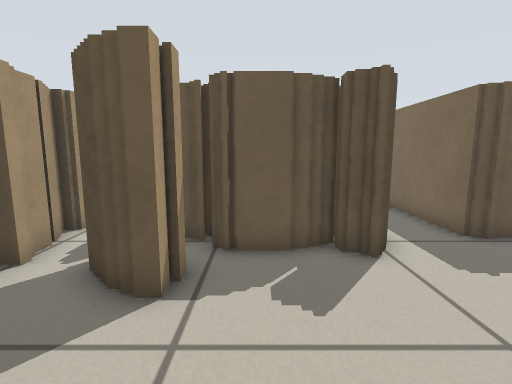
View 1 (above)

21 first-person views from a walk through a world built for the Player/Stage simulator. The camera is 0.57 m above the floor, tilts 8° down and sees 85° across. The lines on the ground mark 1 m squares. The floor is counted in squares, 0.25 m on a side. Each view is taken from the middle of a square. On the plan, view 1 faces up. The plan holds only what a view shows up to about 17 squares ahead; the rest is blank. The place goes on beyond the plan. Robots are left out.

View 2
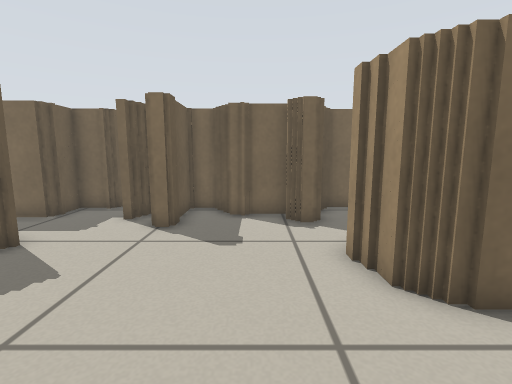

View 3
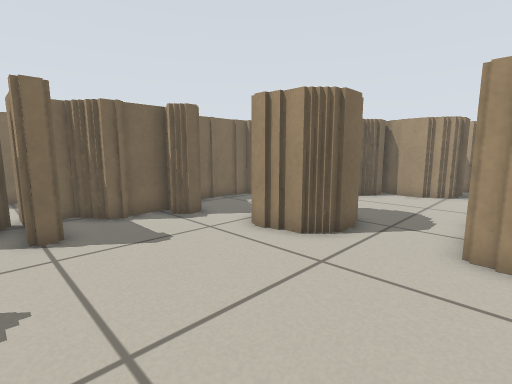

View 4
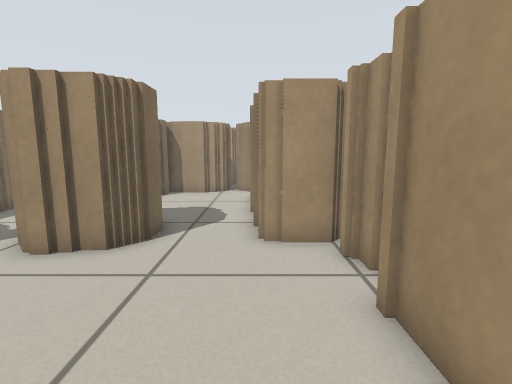

View 5
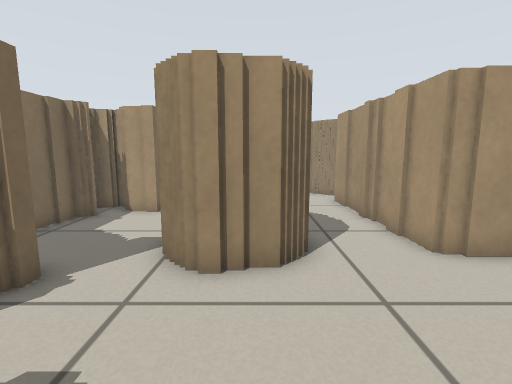

View 6
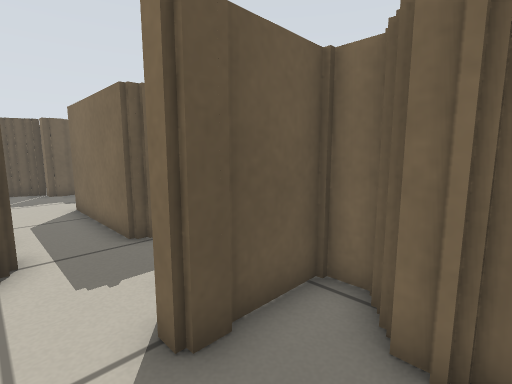

View 7
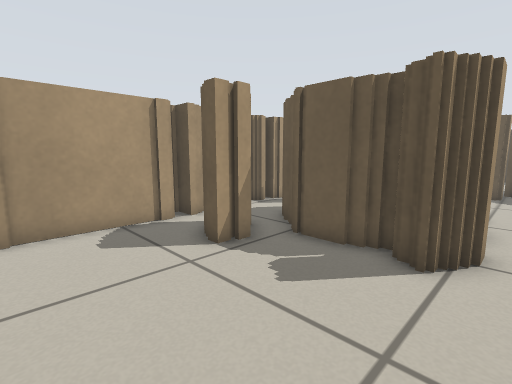

View 8
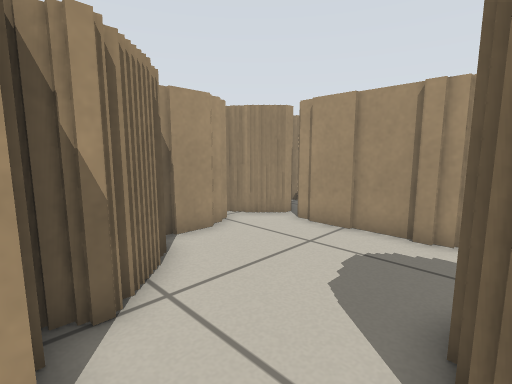

View 9
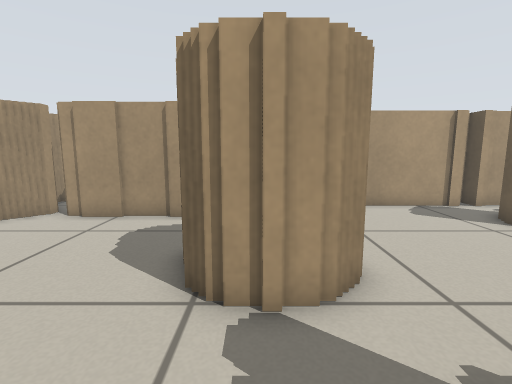

View 10
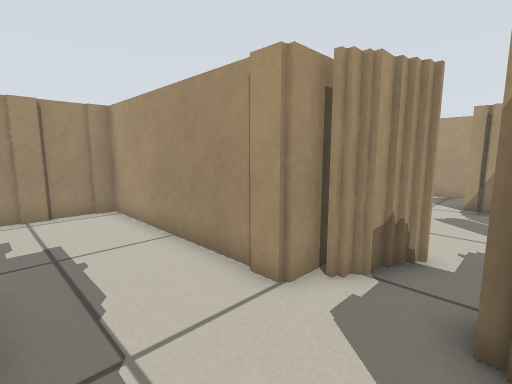

View 11
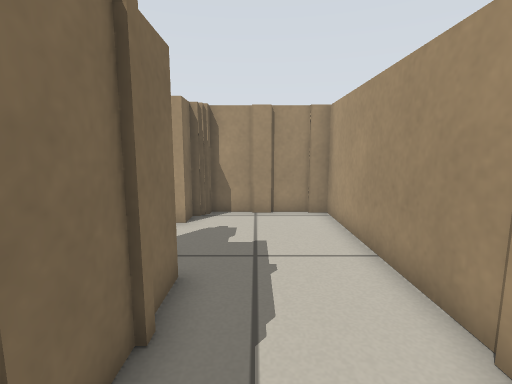

View 12
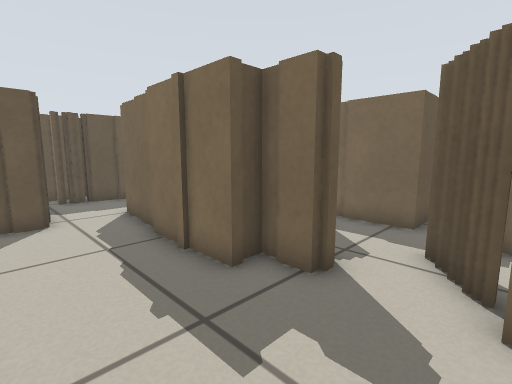

View 13
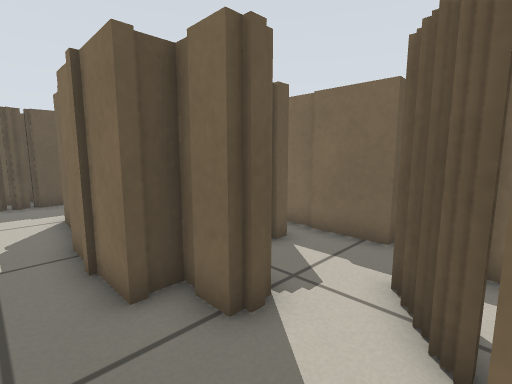

View 14
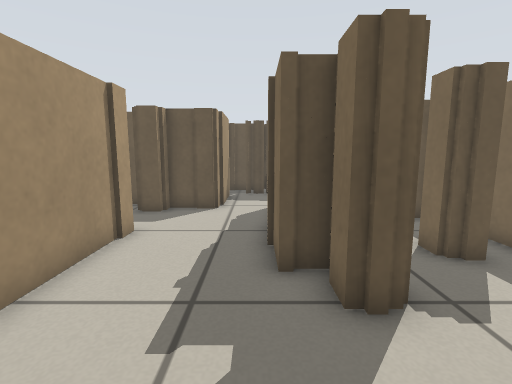

View 15
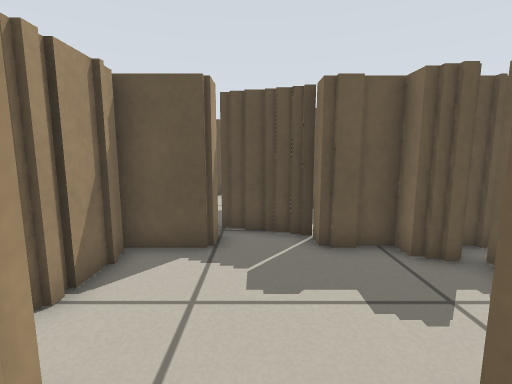

View 16
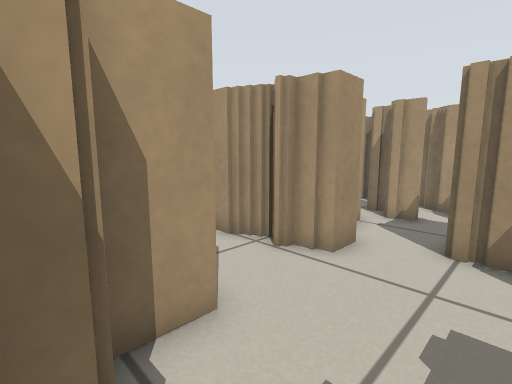

View 17
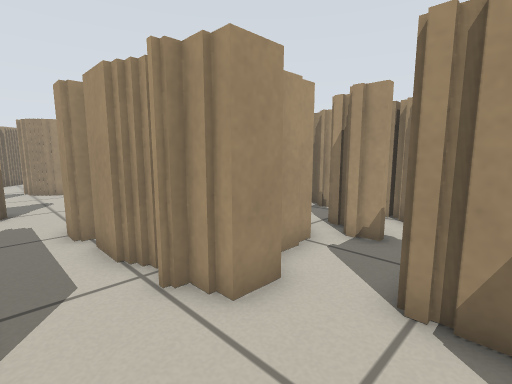

View 18
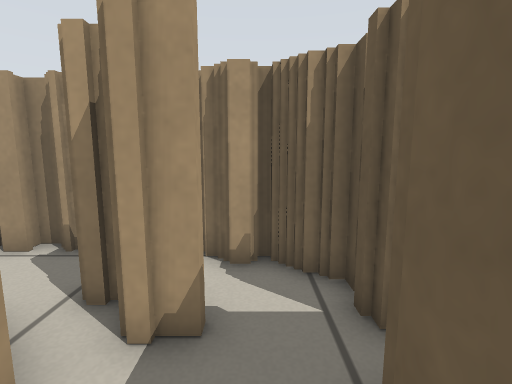

View 19
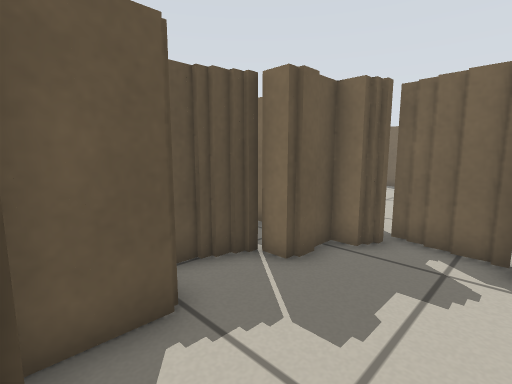

View 20
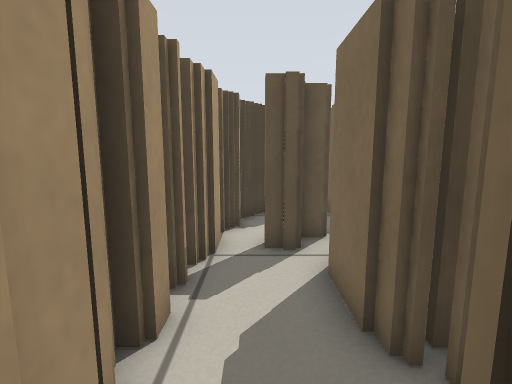

View 21
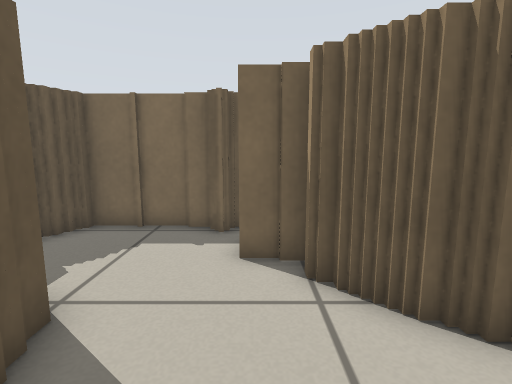

### Floor plan
Key: @ floor where view 1 was taken; # wall or solid block; x gap in a wall; . floor; T thing the floor can be seen under or through.
Columns run from 6 left of view 1 to 18 right of it. Each row starts with its distance up from view 1.
 19          ####
 18        ###..####
 17        # ... ###
 16   ######.......#
 15  ## .###...... #
 14  #...........###
 13 ##.##..##...##     #
 12  #x#######..#   ####
 11 ##.#    ##..#    ####
 10 ##.#     #..#    #  #
  9 #..###   #..#    #...
  8 ##..TT  ##..#    #..
  7 ##..TT ###..######.#
  6 ##.TTT####...####..#
  5 ##.TTT.............#
  4  #..T .....###.....#
  3  #.........####...##
  2  #...........##...##  ###
  1  #..........###...## .###
  0  #....@.....###...###...#
 -1  #.........####....##...#
 -2  #.....##..####.........#
 -3  ###..####...##.....#####
 -4    #..## #....#....###
 -5    #..####...## ...#
 -6    #.........#######
 -7    #.........##
 -8    #.......####
 -9    #......####
-10    #.....##
-11    #....##
-12    #..###
-13    #### #

Where each view was taken, in squares from view 1:
view 1: 0 up, 0 right, facing up
view 2: 0 up, 4 left, facing right
view 3: 4 up, 4 left, facing down-right
view 4: 4 up, 3 left, facing down
view 5: 3 up, 1 right, facing down
view 6: 0 up, 3 right, facing up-right
view 7: 0 up, 4 right, facing up-left
view 8: 5 down, 5 right, facing down-left
view 9: 4 down, 7 right, facing left
view 10: 6 up, 12 right, facing down-left
view 11: 5 up, 11 right, facing down
view 12: 4 down, 9 right, facing up-right
view 13: 4 down, 11 right, facing up-right
view 14: 5 down, 12 right, facing up
view 15: 11 up, 4 right, facing up
view 16: 16 up, 8 right, facing down-left
view 17: 16 up, 5 right, facing down-left
view 18: 14 up, 1 right, facing left
view 19: 14 up, 1 right, facing up-right
view 20: 5 up, 4 left, facing up
view 21: 8 down, 1 left, facing right
